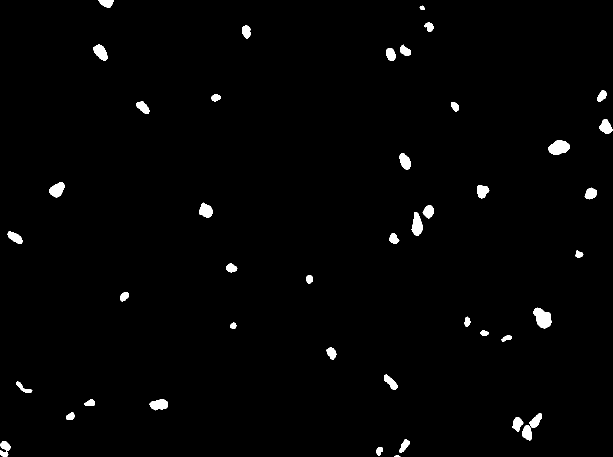
#> input picture example_data/S-BIAD634/groundtruth/Ganglioneuroblastoma_0.tif, 1225 x 914 px (shown at 1/2 size)
$ jupyter execute workflow_batch_process_folder_count_labels.ipynb
#> lines starting #> are read from the running program, lines starting #| are printed output that depends on the picture
[cell 1]
def workflow_batch_process_folder_count_labels(folder_location):
    """
    This functions goes through all .tif image files in a specified folder full of label images,
    loads the label images and counts unique labels in each image.
    It returns a dictionary with filenames as keys and corresponding counts as values.
    """
#> called with folder_location = '../example_data/S-BIAD634/groundtruth/'
    import os
    from skimage.io import imread
    import numpy as np

    supported_fileendings = [".tif", ".jpg", ".png"]
    file_list = [fn for fn in os.listdir(folder_location) if str(fn[-4:]) in supported_fileendings]
    result = {}

    for filename in file_list:
        image = imread(folder_location + filename)
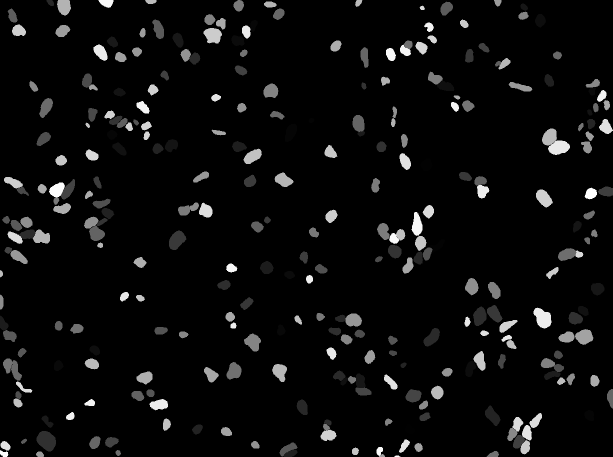
#> image: shape (914, 1225) uint16 (shown at 1/2 size); min 0, max 300, mean 14.2; drawn with min black and max white

        labels = np.unique(image).tolist()
#> labels = 301 values from 0 to 300
        labels.pop(0)

        count = len(labels)
#> count = 300

        result[filename] = count
#> pass 2 of the loop in workflow_batch_process_folder_count_labels, `for filename in file_list:`:
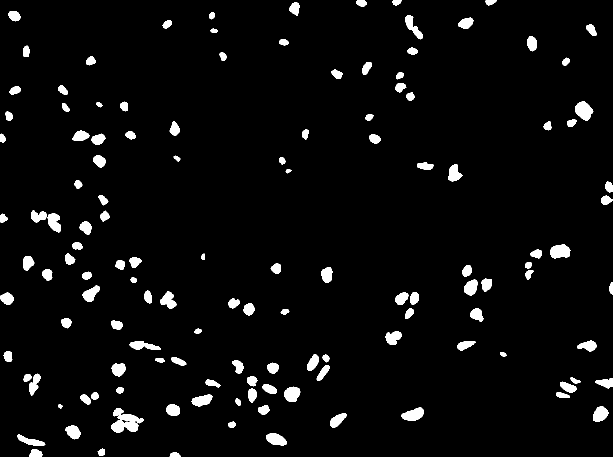
#> input picture example_data/S-BIAD634/groundtruth/Ganglioneuroblastoma_1.tif, 1225 x 914 px (shown at 1/2 size)
#> in workflow_batch_process_folder_count_labels, `image = imread(folder_location + filename)`:
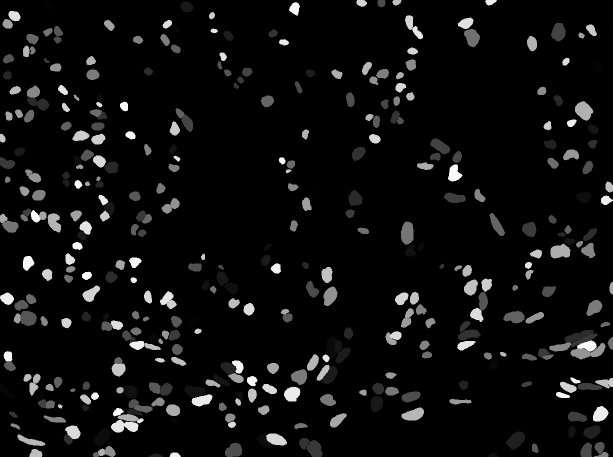
#> image: shape (914, 1225) uint16 (shown at 1/2 size); min 0, max 398, mean 22.5; drawn with min black and max white
#> labels = 399 values from 0 to 398
#> count = 398
#> pass 3 of the loop in workflow_batch_process_folder_count_labels, `for filename in file_list:`:
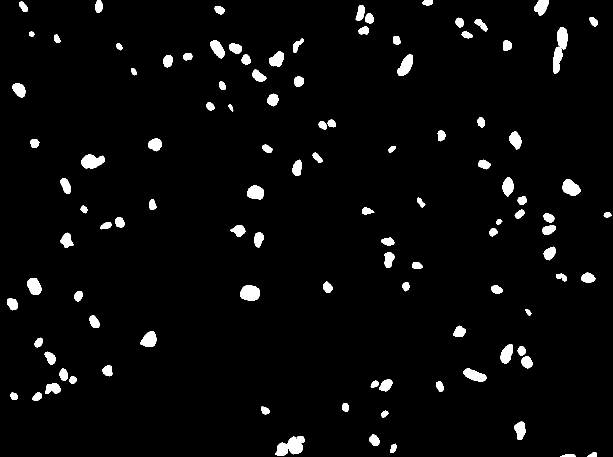
#> input picture example_data/S-BIAD634/groundtruth/Ganglioneuroblastoma_2.tif, 1225 x 914 px (shown at 1/2 size)
#> in workflow_batch_process_folder_count_labels, `image = imread(folder_location + filename)`:
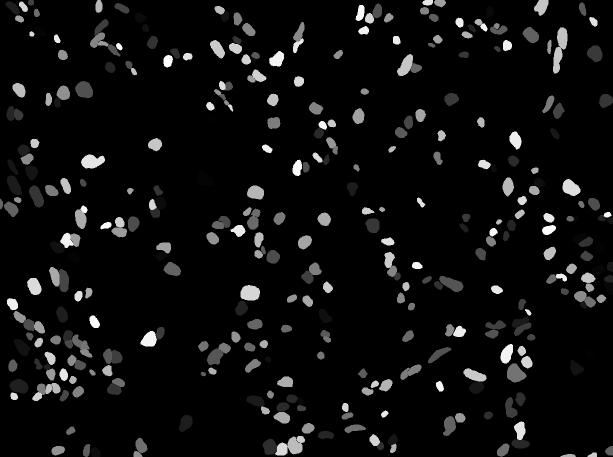
#> image: shape (914, 1225) uint16 (shown at 1/2 size); min 0, max 368, mean 20.6; drawn with min black and max white
#> labels = 369 values from 0 to 368
#> count = 368
#> the loop made 5 passes; the first 3 are shown

    return result

[cell 2]
def check(candidate):
    counts = candidate("../example_data/S-BIAD634/groundtruth/")
#> counts = {'Ganglioneuroblastoma_0.tif': 300, 'Ganglioneuroblastoma_1.tif': 398, 'Ganglioneuroblastoma_2.tif': 368, 'Ganglioneuroblastoma_3.tif': 378, 'Ganglioneuroblastoma_4.tif': 363}

    assert counts["Ganglioneuroblastoma_0.tif"] == 300
    assert counts["Ganglioneuroblastoma_1.tif"] == 398
    assert counts["Ganglioneuroblastoma_2.tif"] == 368
    assert counts["Ganglioneuroblastoma_3.tif"] == 378
    assert counts["Ganglioneuroblastoma_4.tif"] == 363
    assert len(counts.keys()) == 5
